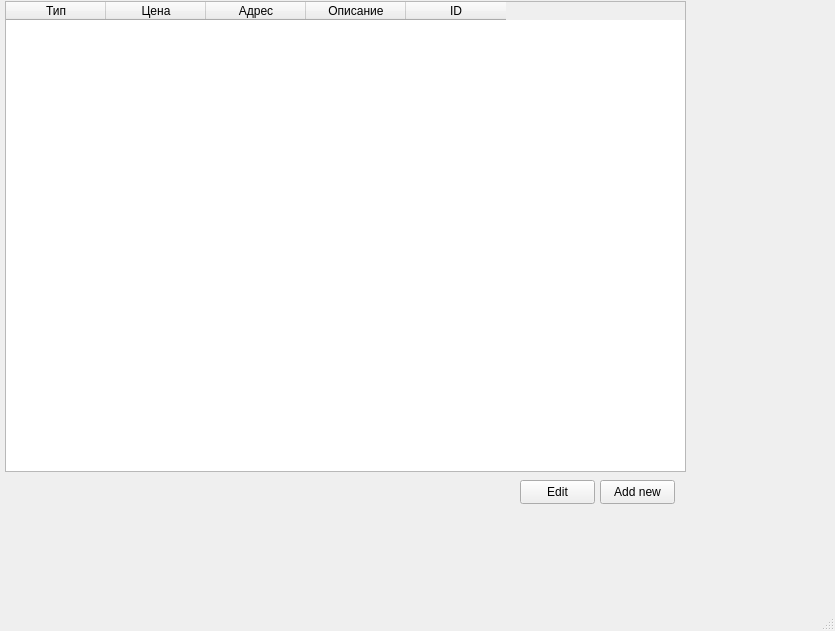
<?xml version="1.0" encoding="UTF-8"?>
<ui version="4.0">
 <class>MainWindow</class>
 <widget class="QMainWindow" name="MainWindow">
  <property name="geometry">
   <rect>
    <x>0</x>
    <y>0</y>
    <width>835</width>
    <height>631</height>
   </rect>
  </property>
  <property name="windowTitle">
   <string>MainWindow</string>
  </property>
  <widget class="QWidget" name="centralwidget">
   <widget class="QPushButton" name="addnew_form">
    <property name="geometry">
     <rect>
      <x>600</x>
      <y>480</y>
      <width>75</width>
      <height>24</height>
     </rect>
    </property>
    <property name="cursor">
     <cursorShape>PointingHandCursor</cursorShape>
    </property>
    <property name="text">
     <string>Add new</string>
    </property>
   </widget>
   <widget class="QTableWidget" name="tableWidget">
    <property name="geometry">
     <rect>
      <x>5</x>
      <y>1</y>
      <width>681</width>
      <height>471</height>
     </rect>
    </property>
    <property name="editTriggers">
     <set>QAbstractItemView::EditTrigger::NoEditTriggers</set>
    </property>
    <property name="selectionBehavior">
     <enum>QAbstractItemView::SelectionBehavior::SelectRows</enum>
    </property>
    <property name="sortingEnabled">
     <bool>true</bool>
    </property>
    <attribute name="verticalHeaderShowSortIndicator" stdset="0">
     <bool>true</bool>
    </attribute>
    <column>
     <property name="text">
      <string>Тип</string>
     </property>
    </column>
    <column>
     <property name="text">
      <string>Цена</string>
     </property>
    </column>
    <column>
     <property name="text">
      <string>Адрес</string>
     </property>
    </column>
    <column>
     <property name="text">
      <string>Описание</string>
     </property>
    </column>
    <column>
     <property name="text">
      <string>ID</string>
     </property>
    </column>
   </widget>
   <widget class="QPushButton" name="editor_button">
    <property name="geometry">
     <rect>
      <x>520</x>
      <y>480</y>
      <width>75</width>
      <height>24</height>
     </rect>
    </property>
    <property name="cursor">
     <cursorShape>PointingHandCursor</cursorShape>
    </property>
    <property name="text">
     <string>Edit</string>
    </property>
   </widget>
  </widget>
  <widget class="QMenuBar" name="menubar">
   <property name="geometry">
    <rect>
     <x>0</x>
     <y>0</y>
     <width>835</width>
     <height>22</height>
    </rect>
   </property>
  </widget>
  <widget class="QStatusBar" name="statusbar"/>
 </widget>
 <resources/>
 <connections/>
</ui>
